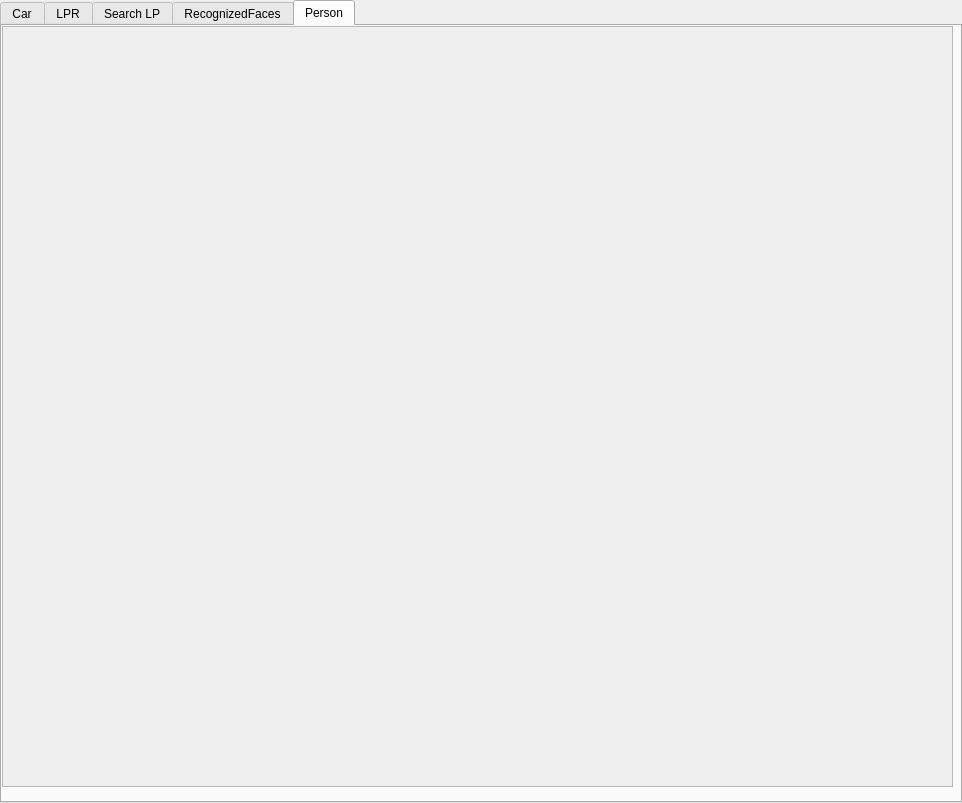
<?xml version="1.0" encoding="UTF-8"?>
<ui version="4.0">
 <class>TilerDisplay</class>
 <widget class="QDialog" name="TilerDisplay">
  <property name="geometry">
   <rect>
    <x>0</x>
    <y>0</y>
    <width>962</width>
    <height>803</height>
   </rect>
  </property>
  <property name="minimumSize">
   <size>
    <width>962</width>
    <height>800</height>
   </size>
  </property>
  <property name="windowTitle">
   <string>Tiles</string>
  </property>
  <layout class="QGridLayout" name="gridLayout_2">
   <property name="leftMargin">
    <number>0</number>
   </property>
   <property name="topMargin">
    <number>0</number>
   </property>
   <property name="rightMargin">
    <number>0</number>
   </property>
   <property name="bottomMargin">
    <number>0</number>
   </property>
   <item row="0" column="0">
    <widget class="QTabWidget" name="tabWidget">
     <property name="currentIndex">
      <number>4</number>
     </property>
     <widget class="QWidget" name="tabAllTiles">
      <attribute name="title">
       <string>Car</string>
      </attribute>
      <layout class="QGridLayout" name="gridLayout">
       <property name="leftMargin">
        <number>0</number>
       </property>
       <property name="topMargin">
        <number>0</number>
       </property>
       <property name="rightMargin">
        <number>0</number>
       </property>
       <property name="bottomMargin">
        <number>0</number>
       </property>
       <property name="spacing">
        <number>0</number>
       </property>
       <item row="0" column="0">
        <widget class="QScrollArea" name="scrollAreaFaces">
         <property name="widgetResizable">
          <bool>true</bool>
         </property>
         <widget class="QWidget" name="scrollAreaWidgetContents">
          <property name="geometry">
           <rect>
            <x>0</x>
            <y>0</y>
            <width>956</width>
            <height>770</height>
           </rect>
          </property>
         </widget>
        </widget>
       </item>
      </layout>
     </widget>
     <widget class="QWidget" name="tabClusterTab">
      <attribute name="title">
       <string>LPR</string>
      </attribute>
      <layout class="QGridLayout" name="gridLayout_3">
       <property name="leftMargin">
        <number>0</number>
       </property>
       <property name="topMargin">
        <number>0</number>
       </property>
       <property name="rightMargin">
        <number>0</number>
       </property>
       <property name="bottomMargin">
        <number>0</number>
       </property>
       <property name="spacing">
        <number>0</number>
       </property>
       <item row="0" column="0">
        <widget class="QScrollArea" name="scrollAreaCluster">
         <property name="minimumSize">
          <size>
           <width>958</width>
           <height>770</height>
          </size>
         </property>
         <property name="widgetResizable">
          <bool>true</bool>
         </property>
         <widget class="QWidget" name="scrollAreaWidgetContents_2">
          <property name="geometry">
           <rect>
            <x>0</x>
            <y>0</y>
            <width>956</width>
            <height>770</height>
           </rect>
          </property>
         </widget>
        </widget>
       </item>
      </layout>
     </widget>
     <widget class="QWidget" name="tabFR">
      <property name="enabled">
       <bool>true</bool>
      </property>
      <attribute name="title">
       <string>Search LP</string>
      </attribute>
      <widget class="QScrollArea" name="scrollArea">
       <property name="enabled">
        <bool>true</bool>
       </property>
       <property name="geometry">
        <rect>
         <x>6</x>
         <y>9</y>
         <width>940</width>
         <height>753</height>
        </rect>
       </property>
       <property name="widgetResizable">
        <bool>true</bool>
       </property>
       <widget class="QWidget" name="scrollAreaWidgetContents_4">
        <property name="geometry">
         <rect>
          <x>0</x>
          <y>0</y>
          <width>938</width>
          <height>751</height>
         </rect>
        </property>
       </widget>
      </widget>
     </widget>
     <widget class="QWidget" name="tabLprTab">
      <attribute name="title">
       <string>RecognizedFaces</string>
      </attribute>
      <layout class="QGridLayout" name="gridLayout_4">
       <item row="0" column="0">
        <widget class="QScrollArea" name="scrollAreaLPR">
         <property name="widgetResizable">
          <bool>true</bool>
         </property>
         <widget class="QWidget" name="scrollAreaWidgetContents_3">
          <property name="geometry">
           <rect>
            <x>0</x>
            <y>0</y>
            <width>938</width>
            <height>752</height>
           </rect>
          </property>
         </widget>
        </widget>
       </item>
      </layout>
     </widget>
     <widget class="QWidget" name="tab">
      <attribute name="title">
       <string>Person</string>
      </attribute>
      <widget class="QScrollArea" name="scrollAreaPerson">
       <property name="geometry">
        <rect>
         <x>0</x>
         <y>0</y>
         <width>951</width>
         <height>761</height>
        </rect>
       </property>
       <property name="widgetResizable">
        <bool>true</bool>
       </property>
       <widget class="QWidget" name="scrollAreaWidgetContents_8">
        <property name="geometry">
         <rect>
          <x>0</x>
          <y>0</y>
          <width>949</width>
          <height>759</height>
         </rect>
        </property>
       </widget>
      </widget>
     </widget>
    </widget>
   </item>
  </layout>
 </widget>
 <resources/>
 <connections/>
</ui>
